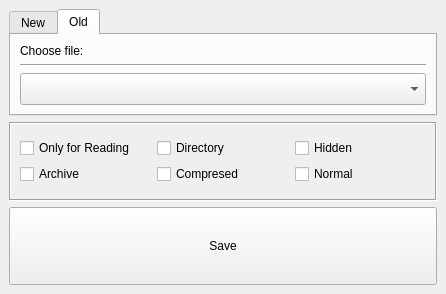
<?xml version="1.0" encoding="UTF-8"?>
<ui version="4.0">
 <class>save_result</class>
 <widget class="QDockWidget" name="save_result">
  <property name="geometry">
   <rect>
    <x>0</x>
    <y>0</y>
    <width>446</width>
    <height>294</height>
   </rect>
  </property>
  <property name="maximumSize">
   <size>
    <width>524287</width>
    <height>294</height>
   </size>
  </property>
  <property name="floating">
   <bool>true</bool>
  </property>
  <property name="features">
   <set>QDockWidget::DockWidgetClosable|QDockWidget::DockWidgetFloatable|QDockWidget::DockWidgetMovable</set>
  </property>
  <property name="allowedAreas">
   <set>Qt::NoDockWidgetArea</set>
  </property>
  <property name="windowTitle">
   <string>DockWidget</string>
  </property>
  <widget class="QWidget" name="dockWidgetContents">
   <layout class="QGridLayout" name="gridLayout_3">
    <item row="0" column="0">
     <layout class="QVBoxLayout" name="verticalLayout_3">
      <item>
       <widget class="QTabWidget" name="tabWidget">
        <property name="maximumSize">
         <size>
          <width>16777215</width>
          <height>107</height>
         </size>
        </property>
        <property name="currentIndex">
         <number>1</number>
        </property>
        <widget class="QWidget" name="new_file">
         <attribute name="title">
          <string>New</string>
         </attribute>
         <layout class="QGridLayout" name="gridLayout_2">
          <item row="0" column="0">
           <layout class="QVBoxLayout" name="verticalLayout_2">
            <item>
             <widget class="QLabel" name="label_new_name">
              <property name="sizePolicy">
               <sizepolicy hsizetype="Preferred" vsizetype="Fixed">
                <horstretch>0</horstretch>
                <verstretch>0</verstretch>
               </sizepolicy>
              </property>
              <property name="text">
               <string>Enter file name:</string>
              </property>
             </widget>
            </item>
            <item>
             <widget class="Line" name="line_2">
              <property name="orientation">
               <enum>Qt::Horizontal</enum>
              </property>
             </widget>
            </item>
            <item>
             <widget class="QLineEdit" name="new_file_name">
              <property name="sizePolicy">
               <sizepolicy hsizetype="Expanding" vsizetype="Preferred">
                <horstretch>0</horstretch>
                <verstretch>0</verstretch>
               </sizepolicy>
              </property>
             </widget>
            </item>
           </layout>
          </item>
         </layout>
        </widget>
        <widget class="QWidget" name="old_files">
         <attribute name="title">
          <string>Old</string>
         </attribute>
         <layout class="QGridLayout" name="gridLayout">
          <item row="0" column="0">
           <layout class="QVBoxLayout" name="verticalLayout">
            <item>
             <widget class="QLabel" name="label_old_name">
              <property name="sizePolicy">
               <sizepolicy hsizetype="Preferred" vsizetype="Fixed">
                <horstretch>0</horstretch>
                <verstretch>0</verstretch>
               </sizepolicy>
              </property>
              <property name="text">
               <string>Choose file:</string>
              </property>
             </widget>
            </item>
            <item>
             <widget class="Line" name="line">
              <property name="orientation">
               <enum>Qt::Horizontal</enum>
              </property>
             </widget>
            </item>
            <item>
             <widget class="QComboBox" name="old_names">
              <property name="sizePolicy">
               <sizepolicy hsizetype="Preferred" vsizetype="Preferred">
                <horstretch>0</horstretch>
                <verstretch>0</verstretch>
               </sizepolicy>
              </property>
             </widget>
            </item>
           </layout>
          </item>
         </layout>
        </widget>
       </widget>
      </item>
      <item>
       <widget class="QFrame" name="frame">
        <property name="minimumSize">
         <size>
          <width>261</width>
          <height>0</height>
         </size>
        </property>
        <property name="maximumSize">
         <size>
          <width>16777215</width>
          <height>16777215</height>
         </size>
        </property>
        <property name="frameShape">
         <enum>QFrame::Box</enum>
        </property>
        <property name="frameShadow">
         <enum>QFrame::Sunken</enum>
        </property>
        <layout class="QGridLayout" name="gridLayout_5">
         <item row="0" column="0">
          <layout class="QGridLayout" name="gridLayout_4">
           <item row="0" column="0">
            <widget class="QCheckBox" name="only_read">
             <property name="text">
              <string>Only for Reading</string>
             </property>
            </widget>
           </item>
           <item row="0" column="1">
            <widget class="QCheckBox" name="directory">
             <property name="text">
              <string>Directory</string>
             </property>
            </widget>
           </item>
           <item row="0" column="2">
            <widget class="QCheckBox" name="hidden">
             <property name="text">
              <string>Hidden</string>
             </property>
            </widget>
           </item>
           <item row="1" column="0">
            <widget class="QCheckBox" name="archive">
             <property name="text">
              <string>Archive</string>
             </property>
            </widget>
           </item>
           <item row="1" column="1">
            <widget class="QCheckBox" name="compresed">
             <property name="text">
              <string>Compresed</string>
             </property>
             <property name="checkable">
              <bool>true</bool>
             </property>
             <property name="checked">
              <bool>false</bool>
             </property>
            </widget>
           </item>
           <item row="1" column="2">
            <widget class="QCheckBox" name="normal">
             <property name="text">
              <string>Normal</string>
             </property>
            </widget>
           </item>
          </layout>
         </item>
        </layout>
       </widget>
      </item>
      <item>
       <widget class="QPushButton" name="save">
        <property name="sizePolicy">
         <sizepolicy hsizetype="Minimum" vsizetype="Preferred">
          <horstretch>0</horstretch>
          <verstretch>0</verstretch>
         </sizepolicy>
        </property>
        <property name="text">
         <string>Save</string>
        </property>
       </widget>
      </item>
     </layout>
    </item>
   </layout>
  </widget>
 </widget>
 <resources/>
 <connections/>
</ui>
